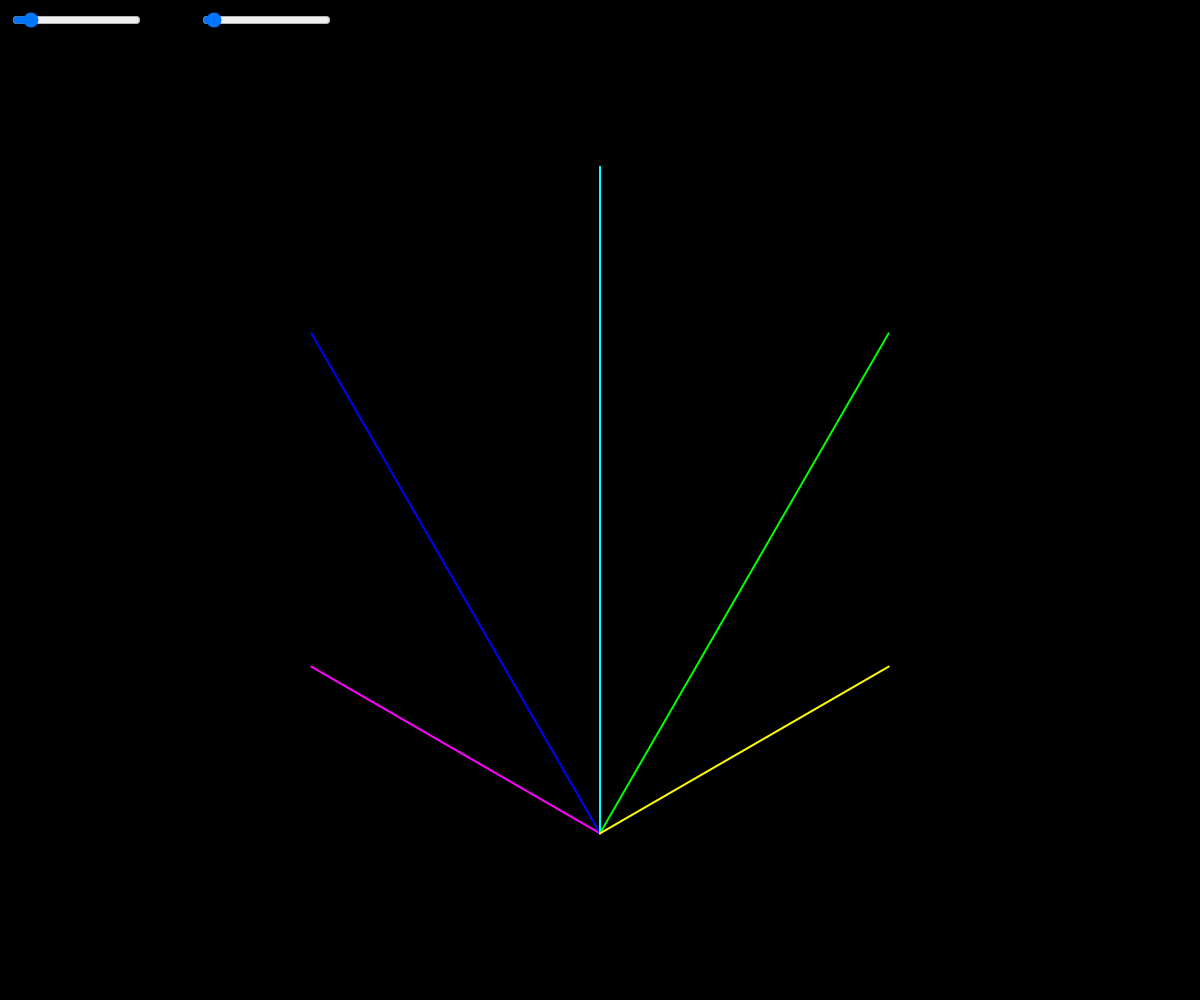
Frame 1 (no input)
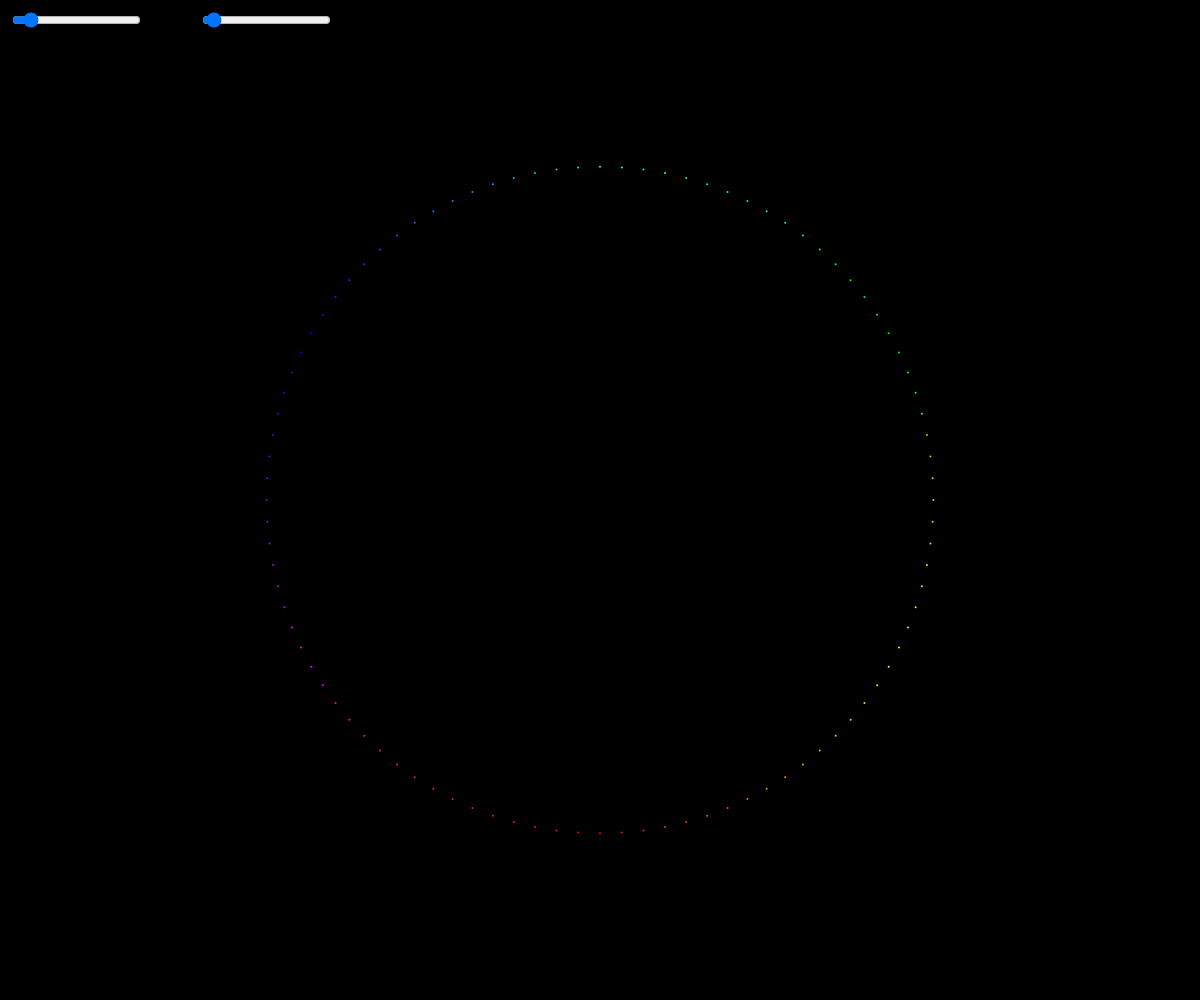
Frame 60 (no input)
Frame 120 (the mouse pressed at the canvas centre since frame 60): identical to frame 60, image omitted

The p5.js sketch that drew these frames (run headless with seeded random() and noise() and a simulated clock; from frame 60 on, the mouse is pressed at the canvas centre):

// p5.js sketch
// ── sketch.js
let tbl = 6;
let mdl = 6;
let r;
let S1;
let S2;
let a = 0;

function setup() {
  createCanvas(windowWidth, windowHeight);
  r = 2 * height / 3;
  angleMode(RADIANS);
  colorMode(HSB);
  S1 = createSlider(0, 1000,96);
  S2 = createSlider(0, 30, 1, 0.1);
  S1.position(10,10);
  S2.position(200,10);
}

function draw() {
  background(0);
  translate(width / 2, height / 2);
  noFill();
  stroke(255);
  strokeWeight(2);
  // rotate(a);
  // a-=0.01;
  //ellipse(0,0,r);
  for (let i = mdl; i >= 1; i--) {
    let num = (i * tbl) % mdl;
    stroke((i / mdl) * 360, 255, 255);
    line(r / 2 * sin(TWO_PI * i / mdl), r / 2 * cos(TWO_PI * i / mdl), r / 2 * sin(TWO_PI * num / mdl), r / 2 * cos(TWO_PI * num / mdl));
  }
  // tbl += 0.01;
  tbl = S2.value();
  mdl = S1.value();
}
